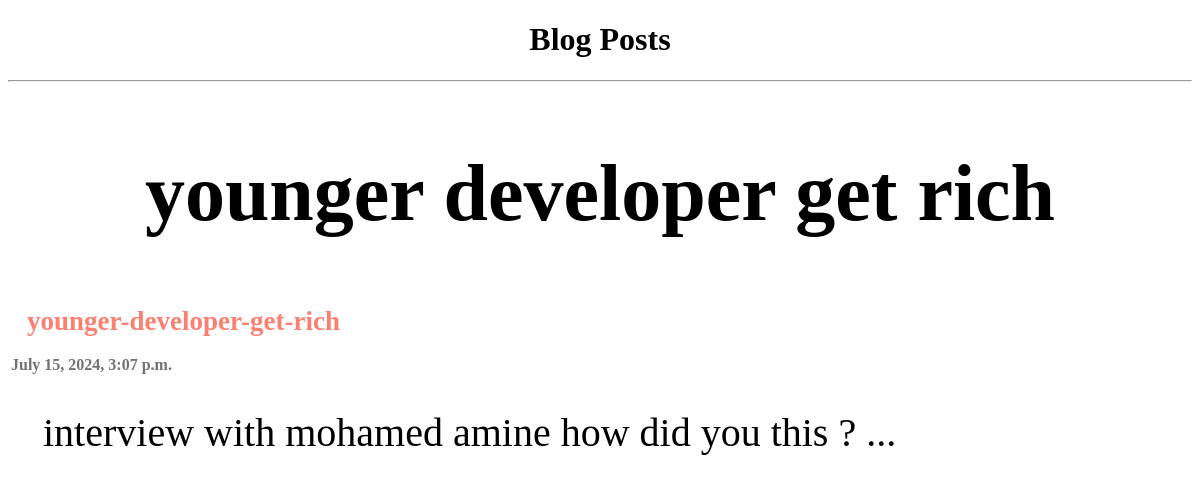
Screenshot of /2024/7/15/younger-developer-get-rich/ with the database file from the repository.
### posts/models.py (models this page shows, shortened)
class Post(models.Model):
    class Status(models.TextChoices):
        DRAFT = 'DF', 'Draft'
        PUBLISHED = 'PB', 'Published'
    author = models.ForeignKey(User, on_delete=models.CASCADE)
    title = models.CharField(max_length=255)
    slug = models.SlugField(max_length=255, unique_for_date='published')
    body = models.TextField()
    published = models.DateTimeField(default=timezone.now())
    created_at = models.DateTimeField(auto_now_add=True)
    updated_at = models.DateTimeField(auto_now=True)
    class PublishManager(models.Manager):
        def get_queryset(self):
            return super().get_queryset().filter(status=Post.Status.PUBLISHED)
    status = models.CharField(max_length=2, choices=Status.choices, default=Status.DRAFT)
    objects  = models.Manager()
    published_posts = PublishManager()
    class Meta:
        ordering = ['-published']
        indexes = [
            models.Index(fields=['-published'])
        ]

### posts/views.py (the view)
# urls.py: path('<int:year>/<int:month>/<int:day>/<slug:post>/', views.post_detail, name='post_detail'),
def post_detail(request, year , month, day, post):
        post = get_object_or_404(Post, slug=post, published__year=year, published__month=month, published__day=day, )
        return render(request, 'pages/post_detail.html', {'post' : post})

### posts/templates/pages/post_detail.html (shortened to what this page needs)
{% extends 'core/base.html' %}
{% block content %}
    <h2>
            {{ post.title }}
    </h2>
    <h3>{{ post.slug }}</h3>
    <h4>{{ post.published }}</h4>
    <p>{{ post.body}}</p>
    <br>
{% endblock content %}

### posts/templates/pages/post_detail.html (style rules this page uses)
h2 { font-size: 80px; text-align: center; }
h3 { margin: 19px; font-size: 27px; color: salmon; }
p { margin: 35px; font-size: 40px; }
h4 { margin: 3px; color: rgb(114, 114, 114); }

### rows the page displays
Post: title "younger developer get rich", slug "younger-developer-get-rich", published "July 15, 2024, 3:07 p.m.", body "interview with mohamed amine how did you this ? ..."
